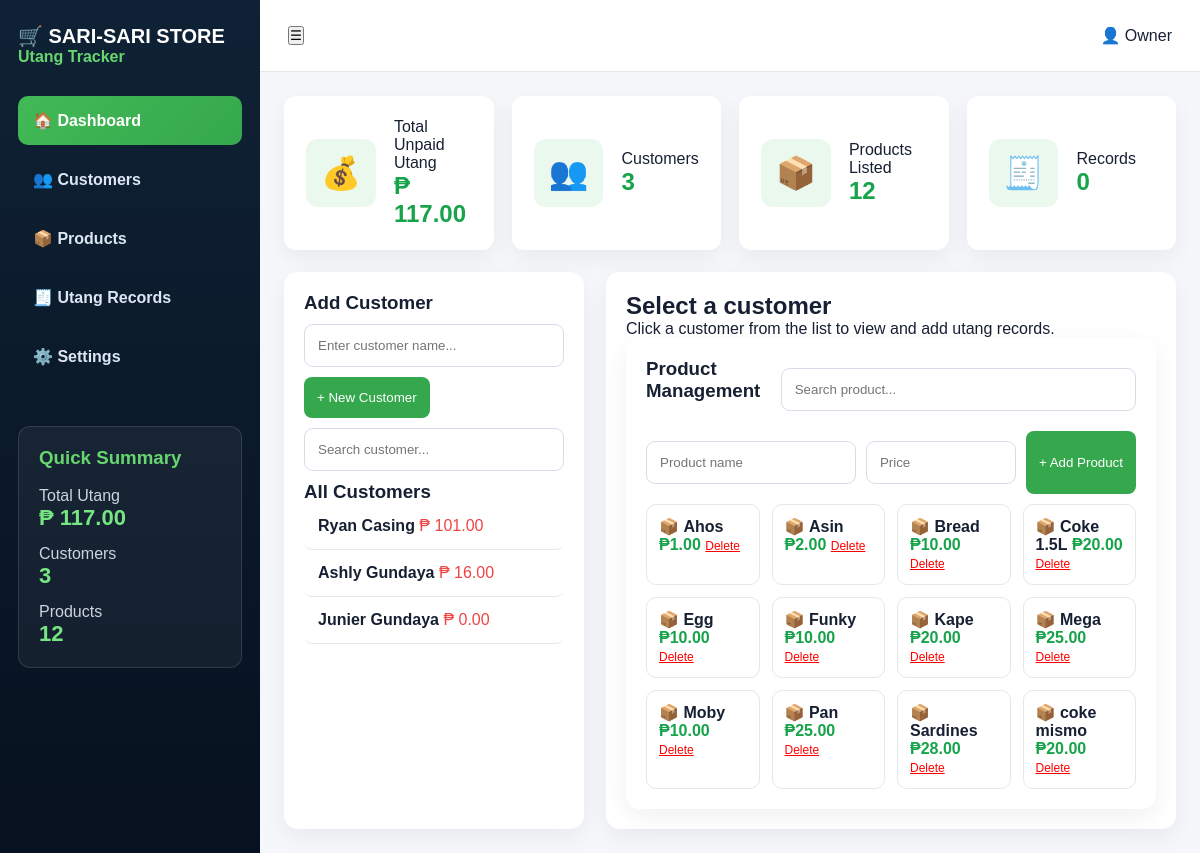
The page / on the database its author committed.
### tables this page shows
CREATE TABLE customers (
        id INTEGER PRIMARY KEY AUTOINCREMENT,
        name TEXT NOT NULL
    );

CREATE TABLE products (
        id INTEGER PRIMARY KEY AUTOINCREMENT,
        name TEXT NOT NULL,
        price REAL NOT NULL
    );

### app.py (the view)
@app.route("/")
def index():
    conn = get_db()
    cursor = conn.cursor()
    customers = get_customers(cursor)
    cursor.execute("SELECT * FROM products ORDER BY name")
    products = cursor.fetchall()
    cursor.execute("SELECT COALESCE(SUM(total), 0) FROM utang WHERE status = 'UNPAID'")
    total_utang = cursor.fetchone()[0]
    conn.close()
    return render_template(
        "index.html",
        customers=customers,
        products=products,
        total_utang=total_utang,
        selected_customer=None,
        utang_list=[],
        selected_total=0
    )

### app.py (called while the page is built)
def get_db():
    return sqlite3.connect("database.db")

def get_customers(cursor):
    cursor.execute("""
        SELECT customers.id, customers.name,
        COALESCE(SUM(
            CASE
                WHEN utang.status = 'UNPAID' THEN utang.total
                ELSE 0
            END
        ), 0)
        FROM customers
        LEFT JOIN utang ON customers.id = utang.customer_id
        GROUP BY customers.id, customers.name
        ORDER BY customers.id DESC
    """)
    return cursor.fetchall()

### templates/index.html (shortened to what this page needs)
<!DOCTYPE html>
<html lang="en">
<head>
  <link rel="stylesheet" href="{{ url_for('static', filename='style.css') }}">
</head>
<body>
<div class="app">
  <aside class="sidebar">
    <h2>🛒 SARI-SARI STORE</h2>
    <p>Utang Tracker</p>
    <nav>
      <a class="active">🏠 Dashboard</a>
      <a>👥 Customers</a>
      <a>📦 Products</a>
      <a>🧾 Utang Records</a>
      <a>⚙️ Settings</a>
    </nav>
    <div class="summary">
      <h3>Quick Summary</h3>
      <p>Total Utang</p>
      <strong>₱ {{ "%.2f"|format(total_utang) }}</strong>
      <p>Customers</p>
      <strong>{{ customers|length }}</strong>
      <p>Products</p>
      <strong>{{ products|length }}</strong>
    </div>
  </aside>
  <main class="main">
    <header class="topbar">
      <button>☰</button>
      <div>👤 Owner</div>
    </header>
    <section class="cards">
      <div class="stat">
        <span>💰</span>
        <div>
          <p>Total Unpaid Utang</p>
          <h2>₱ {{ "%.2f"|format(total_utang) }}</h2>
        </div>
      </div>
      <div class="stat">
        <span>👥</span>
        <div>
          <p>Customers</p>
          <h2>{{ customers|length }}</h2>
        </div>
      </div>
      <div class="stat">
        <span>📦</span>
        <div>
          <p>Products Listed</p>
          <h2>{{ products|length }}</h2>
        </div>
      </div>
      <div class="stat">
        <span>🧾</span>
        <div>
          <p>Records</p>
          <h2>{{ utang_list|length }}</h2>
        </div>
      </div>
    </section>
    <section class="content-grid">
      <div class="customer-panel">
        <h3>Add Customer</h3>
        <form action="/add-customer" method="POST">
          <input type="text" name="name" placeholder="Enter customer name..." required>
          <button class="green-btn" type="submit">+ New Customer</button>
        </form>
        <input type="text" id="customerSearch" placeholder="Search customer...">
        <h3>All Customers</h3>
        {% if customers %}
          {% for customer in customers %}
            <a href="/customer/{{ customer[0] }}"
               class="customer customer-item {% if selected_customer and selected_customer[0] == customer[0] %}active-customer{% endif %}">
              <strong>{{ customer[1] }}</strong>
              <span>₱ {{ "%.2f"|format(customer[2]) }}</span>
            </a>
          {% endfor %}
        {% else %}
          <p class="empty">No customers yet.</p>
        {% endif %}
      </div>
      <div class="details">
        {% if selected_customer %}
        <div class="details-head">
            <div>
                <h2>{{ selected_customer[1] }}</h2>
                <p>Total Unpaid Utang: <b>₱ {{ "%.2f"|format(selected_total) }}</b></p>
            </div>
            <div class="actions">
                <a href="/print/{{ selected_customer[0] }}" class="blue-btn">
                🖨 Print
                </a>
            </div>
            </div>
          <table>
            <thead>
              <tr>
                <th>Date</th>
                <th>Item</th>
                <th>Qty</th>
                <th>Price</th>
                <th>Total</th>
                <th>Status</th>
                <th>Action</th>
              </tr>
            </thead>
            <tbody>
              {% if utang_list %}
                {% for u in utang_list %}
                  <tr>
                    <td>{{ u[7] if u[7] else "-" }}</td>
                    <td>{{ u[2] }}</td>
                    <td>{{ u[3] }}</td>
                    <td>₱{{ "%.2f"|format(u[4]) }}</td>
                    <td>₱{{ "%.2f"|format(u[5]) }}</td>
                    <td>
                      <span class="badge {% if u[6] == 'PAID' %}paid{% else %}unpaid{% endif %}">
                        {{ u[6] }}
                      </span>
                    </td>
                                            <td>
                        {% if u[6] == 'UNPAID' %}
                            <a href="/mark-paid/{{ u[0] }}/{{ selected_customer[0] }}"
                            onclick="return confirm('Mark this item as paid?')">
                            ✅
                            </a>
                        {% else %}
                            <span class="paid-text">Paid</span>
                        {% endif %}
                        <a href="/edit-utang/{{ u[0] }}/{{ selected_customer[0] }}">✏️</a>
                        <a href="/delete-utang/{{ u[0] }}/{{ selected_customer[0] }}"
                            onclick="return confirm('Delete this utang record?')">
                            🗑️
                        </a>
                        </td>
                                        </tr>
                {% endfor %}
              {% else %}
                <tr>
                  <td colspan="7">No utang records yet.</td>
                </tr>
              {% endif %}
            </tbody>
          </table>
          <div class="total-row">
            TOTAL UNPAID UTANG: <strong>₱ {{ "%.2f"|format(selected_total) }}</strong>
          </div>
          <div class="form-card">
            <h3>Add New Utang</h3>
            <form action="/add-utang" method="POST">
              <input type="hidden" name="customer_id" value="{{ selected_customer[0] }}">
              <div class="form-grid">
                <select name="item_name" id="itemSelect" required>
                  <option value="">Select item...</option>
                  {% for product in products %}
                    <option value="{{ product[1] }}" data-price="{{ product[2] }}">
                      {{ product[1] }}
                    </option>
                  {% endfor %}
                </select>
                <input type="number" name="quantity" id="quantityInput" value="1" min="1" required>
                <input type="text" name="price" id="priceInput" placeholder="Price" readonly required>
                <input type="text" name="total" id="totalInput" placeholder="Total" readonly required>
                <button class="green-btn" type="submit">Save Utang</button>
              </div>
            </form>
            <small>* Total is computed automatically</small>
          </div>
        {% else %}
          <div class="empty-state">
            <h2>Select a customer</h2>
            <p>Click a customer from the list to view and add utang records.</p>
          </div>
        {% endif %}
        <div class="products">
          <div class="products-head">
            <h3>Product Management</h3>
            <input type="text" id="productSearch" placeholder="Search product...">
          </div>
          <form action="/add-product" method="POST" class="product-form">
            <input type="text" name="name" placeholder="Product name" required>
            <input type="number" name="price" placeholder="Price" step="0.01" required>
            <button class="green-btn" type="submit">+ Add Product</button>
          </form>
          <div class="product-list">
            {% for product in products %}
              <div class="product product-item">
                📦 <b>{{ product[1] }}</b>
                <span>₱{{ "%.2f"|format(product[2]) }}</span>
                <a href="/delete-product/{{ product[0] }}"
                   onclick="return confirm('Delete this product?')"
                   class="delete-product">
                  Delete
                </a>
              </div>
            {% endfor %}
          </div>
        </div>
      </div>
    </section>
  </main>
</div>
</body>
</html>

### static/style.css (style rules this page uses)
* { margin: 0; padding: 0; box-sizing: border-box; font-family: Arial, sans-serif; }
body { background: #f5f7fb; color: #172033; }
.app { display: grid; grid-template-columns: 260px 1fr; min-height: 100vh; }
.sidebar { background: linear-gradient(180deg, #0f2235, #07111f); color: white; padding: 24px 18px; }
.sidebar h2 { font-size: 20px; }
.sidebar > p { color: #67d66f; margin-bottom: 30px; font-weight: bold; }
.sidebar nav { display: grid; gap: 10px; }
.sidebar nav a { padding: 15px; border-radius: 10px; color: #dce7f3; font-weight: bold; }
.sidebar nav a.active, .sidebar nav a:hover { background: linear-gradient(135deg, #42b956, #35a84d); color: white; }
.summary { margin-top: 45px; padding: 20px; border: 1px solid rgba(255,255,255,0.12); border-radius: 12px; background: rgba(255,255,255,0.05); }
.summary h3 { color: #67d66f; margin-bottom: 18px; }
.summary p { color: #cbd5e1; margin-top: 14px; }
.summary strong { color: #75e681; font-size: 22px; }
.main { padding: 0 24px 24px; }
.topbar { height: 72px; background: white; margin: 0 -24px 24px; padding: 0 28px; display: flex; align-items: center; justify-content: space-between; border-bottom: 1px solid #e5e7eb; }
.cards { display: grid; grid-template-columns: repeat(4, 1fr); gap: 18px; margin-bottom: 22px; }
.stat { background: white; padding: 22px; border-radius: 12px; display: flex; gap: 18px; align-items: center; box-shadow: 0 8px 25px rgba(0,0,0,0.06); }
.stat span { font-size: 32px; background: #eaf8ed; padding: 15px; border-radius: 12px; }
.stat h2 { color: #16a34a; }
.content-grid { display: grid; grid-template-columns: 300px 1fr; gap: 22px; }
.customer-panel, .details, .form-card, .products { background: white; border-radius: 14px; padding: 20px; box-shadow: 0 8px 25px rgba(0,0,0,0.06); }
input, select { width: 100%; padding: 13px; border: 1px solid #d6dde8; border-radius: 9px; margin: 10px 0; }
.green-btn { background: #35a84d; color: white; border: none; padding: 13px; border-radius: 8px; cursor: pointer; }
.customer { display: block; text-decoration: none; color: inherit; padding: 14px; border-bottom: 1px solid #e5e7eb; border-radius: 8px; }
.customer span { color: #ef4444; }
.products-head { display: flex; justify-content: space-between; }
.product-list { display: grid; grid-template-columns: repeat(4, 1fr); gap: 12px; }
.product { border: 1px solid #e5e7eb; padding: 12px; border-radius: 10px; }
.product span { color: #16a34a; font-weight: bold; }
.product-form { display: grid; grid-template-columns: 1fr 150px auto; gap: 10px; margin: 10px 0; }
.delete-product { color: red; font-size: 12px; }

### rows shown on the page
customers: name "Ryan Casing", customer "101.00"
customers: name "Ashly Gundaya", customer "16.00"
customers: name "Junier Gundaya", customer "0.00"
products: name "Ahos", price "1.00"
products: name "Asin", price "2.00"
products: name "Bread", price "10.00"
products: name "Coke 1.5L", price "20.00"
products: name "Egg", price "10.00"
products: name "Funky", price "10.00"
products: name "Kape", price "20.00"
products: name "Mega", price "25.00"
products: name "Moby", price "10.00"
products: name "Pan", price "25.00"
products: name "Sardines", price "28.00"
products: name "coke mismo", price "20.00"

### other values the page prints
{{ "%.2f"|format(total_utang) }} "117.00"
{{ customers|length }} "3"
{{ products|length }} "12"
{{ utang_list|length }} "0"
